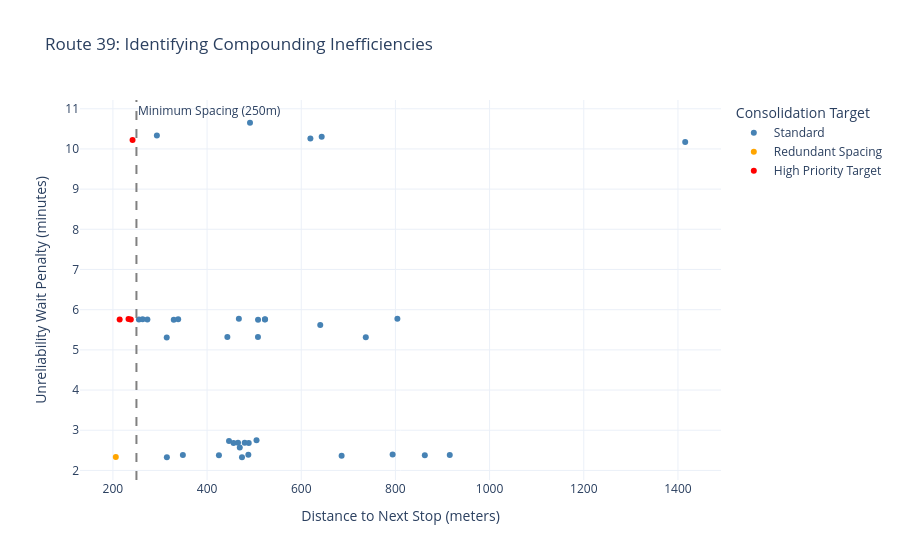

The cell this chart's notebook holds for it:
### Code cell
import os
import pandas as pd
import plotly.express as px

# 1. Configuration & Paths
GTFS_DIR = "D:/RASMITHA/000000-GT/fall_2026/Capstone/GTFS Data/google_transit-12-23-25"
ARCHIVE_PATH = "D:/RASMITHA/000000-GT/fall_2026/Capstone/GTFS Data/route39_delay_archive.csv"

# Load GTFS
stops = pd.read_csv(os.path.join(GTFS_DIR, "stops.txt"))
stop_times = pd.read_csv(os.path.join(GTFS_DIR, "stop_times.txt"))
trips = pd.read_csv(os.path.join(GTFS_DIR, "trips.txt"))
routes = pd.read_csv(os.path.join(GTFS_DIR, "routes.txt"))
delays = pd.read_csv(ARCHIVE_PATH)

stops['stop_id'] = stops['stop_id'].astype(str).str.strip()
delays['stop_id'] = delays['stop_id'].astype(str).str.strip()

# 2. Rebuild Wait-Time Penalties (from Step 5)
delays = delays[(delays['delay_seconds'] >= -1800) & (delays['delay_seconds'] <= 7200)].copy()

def parse_time(time_str):
    try:
        h, m, s = map(int, str(time_str).strip().split(":"))
        if h >= 24: h -= 24
        return pd.to_timedelta(f"{h:02d}:{m:02d}:{s:02d}")
    except:
        return pd.NaT

delays['start_td'] = delays['start_time'].apply(parse_time)
delays['service_date'] = pd.to_datetime(delays['timestamp_pulled']).dt.date

delays = delays.sort_values(by=['stop_id', 'service_date', 'start_td', 'timestamp_pulled'])
final_delays = delays.groupby(['stop_id', 'service_date', 'trip_id']).last().reset_index()
final_delays = final_delays.sort_values(by=['stop_id', 'service_date', 'start_td'])

final_delays['origin_gap'] = final_delays.groupby(['stop_id', 'service_date'])['start_td'].diff() / pd.Timedelta(minutes=1)
final_delays['delay_diff_mins'] = final_delays.groupby(['stop_id', 'service_date'])['delay_seconds'].diff() / 60.0
final_delays['actual_headway_mins'] = pd.to_numeric(final_delays['origin_gap'] + final_delays['delay_diff_mins'], errors='coerce')

valid_headways = final_delays[(final_delays['actual_headway_mins'] > 0) & (final_delays['actual_headway_mins'] < 120)]

stop_metrics = valid_headways.groupby('stop_id').agg(
    mean_headway=('actual_headway_mins', 'mean'),
    var_headway=('actual_headway_mins', 'var'),
    sample_size=('actual_headway_mins', 'count')
).reset_index()

stop_metrics = stop_metrics[stop_metrics['sample_size'] >= 5].copy()
stop_metrics['scheduled_wait'] = stop_metrics['mean_headway'] / 2.0
stop_metrics['actual_wait'] = stop_metrics['scheduled_wait'] * (1 + (stop_metrics['var_headway'] / (stop_metrics['mean_headway']**2)))
stop_metrics['wait_penalty_mins'] = stop_metrics['actual_wait'] - stop_metrics['scheduled_wait']

# 3. Calculate Route 39 Stop Spacing (from Step 3)
route_39 = routes[routes['route_short_name'] == '39'].iloc[0]
trips_39 = trips[(trips['route_id'] == route_39['route_id']) & (trips['service_id'] == 5) & (trips['direction_id'] == 0)]
rep_trip_id = trips_39['trip_id'].iloc[0]

st_39 = stop_times[stop_times['trip_id'] == rep_trip_id].sort_values('stop_sequence')
st_39['stop_id'] = st_39['stop_id'].astype(str).str.strip()

st_39['shape_dist_traveled'] = st_39['shape_dist_traveled'].fillna(0)
st_39['dist_meters'] = st_39['shape_dist_traveled'] * 1609.34
st_39['dist_to_next_meters'] = st_39['dist_meters'].diff().shift(-1)
spacing_metrics = st_39[['stop_id', 'stop_sequence', 'dist_to_next_meters']].dropna()

# 4. Master Synthesis Merge
master_profile = pd.merge(spacing_metrics, stop_metrics, on='stop_id', how='inner')
master_profile = pd.merge(master_profile, stops[['stop_id', 'stop_name', 'stop_lat', 'stop_lon']], on='stop_id', how='left')

# Classify Targets for Consolidation
def flag_consolidation(row):
    if row['dist_to_next_meters'] < 250 and row['wait_penalty_mins'] > 5.0:
        return 'High Priority Target'
    elif row['dist_to_next_meters'] < 250:
        return 'Redundant Spacing'
    else:
        return 'Standard'

master_profile['Consolidation Target'] = master_profile.apply(flag_consolidation, axis=1)

# Export for final reporting or QGIS/ArcGIS Pro overlays
master_profile.to_csv("Route39_Master_Health_Profile.csv", index=False)

# 5. Visualizing Compounding Friction
fig = px.scatter(
    master_profile,
    x="dist_to_next_meters",
    y="wait_penalty_mins",
    color="Consolidation Target",
    color_discrete_map={
        'High Priority Target': 'red',
        'Redundant Spacing': 'orange',
        'Standard': 'steelblue'
    },
    hover_name="stop_name",
    labels={
        "dist_to_next_meters": "Distance to Next Stop (meters)",
        "wait_penalty_mins": "Unreliability Wait Penalty (minutes)"
    },
    title="Route 39: Identifying Compounding Inefficiencies"
)

# Add standard transit spacing boundary (250m)
fig.add_vline(x=250, line_dash="dash", line_color="gray", annotation_text="Minimum Spacing (250m)")

fig.update_layout(template="plotly_white")
fig.show()

print(f"Exported {len(master_profile)} consolidated stop records to Route39_Master_Health_Profile.csv")

### Figure 1 — Plotly figure (JSON) as saved in the notebook; plotly's stock layout.template omitted (floating-point values rounded to 4 significant figures)
{"data": [{"hovertemplate": "<b>%{hovertext}</b><br><br>Consolidation Target=Standard<br>Distance to Next Stop (meters)=%{x}<br>Unreliability Wait Penalty (minutes)=%{y}<extra></extra>", "hovertext": ["BUFORD HWY NE @ OAKMONT AVE", "BUFORD HWY NE @ 5280", "BUFORD HWY NE @ 5200", "BUFORD HWY NE @ MCCLAVE DR", "BUFORD HWY NE @ CHAMBLEE DUNWOODY RD", "BUFORD HWY @ 5000", "BUFORD HWY @ CHAMBLEE TUCKER RD", "BUFORD HWY NE @ BEVERLY HILLS DR", "BUFORD HWY NE @ 4770", "BUFORD HWY @ WOODSIDE WAY", "BUFORD HWY NE @ 4416", "BUFORD HWY NE @ BRAGG ST", "BUFORD HWY NE @ PLASTER RD", "BUFORD HWY NE @ 4061", "BUFORD HWY NE @ DERING CIR", "BUFORD HWY NE @ CLAIRMONT RD NE", "BUFORD HWY NE @ 3814", "BUFORD HWY NE @ DREW VALLEY RD", "BUFORD HWY NE @ 3658", "BUFORD HWY NE @ 3610", "BUFORD HWY NE @ 3580", "BUFORD HWY NE @ AFTON LN NE", "BUFORD HWY NE @ KNOLL PL NE", "BUFORD HWY NE @ BRIARWOOD RD", "BUFORD HWY @ N CLIFF VALLEY WAY", "BUFORD HWY NE @ 3160", "BUFORD HWY NE @ CURTIS DR NE", "BUFORD HWY NE @ N DRUID HILLS RD", "BUFORD HWY NE @ 2858", "BUFORD HWY NE @ W DRUID HILLS DR", "BUFORD HWY NE @ 2750", "BUFORD HWY NE @ RIVERS EDGE DR NE", "BUFORD HWY NE @ LENOX RD", "BUFORD HWY NE @ LENOX POINTE", "SIDNEY MARCUS BLVD @ PINE TREE RD NE", "SIDNEY MARCUS BLVD @ 740"], "legendgroup": "Standard", "marker": {"color": "steelblue", "symbol": "circle"}, "mode": "markers", "name": "Standard", "orientation": "v", "showlegend": true, "type": "scatter", "x": [465.7, 479.9, 456.2, 488.4, 446.6, 505.0, 469.4, 794.0, 348.6, 915.4, 425.2, 862.4, 685.7, 314.6, 474.1, 487.6, 255.2, 522.9, 273.3, 263.1, 338.6, 508.2, 329.3, 523.0, 804.2, 467.5, 640.4, 491.2, 443.1, 314.3, 508.1, 737.1, 293.4, 643.4, 619.4, 1415.0], "xaxis": "x", "y": [2.689, 2.687, 2.684, 2.683, 2.732, 2.751, 2.57, 2.394, 2.384, 2.382, 2.378, 2.374, 2.362, 2.328, 2.328, 2.39, 5.756, 5.755, 5.758, 5.763, 5.759, 5.752, 5.75, 5.765, 5.774, 5.772, 5.621, 10.65, 5.319, 5.31, 5.319, 5.312, 10.34, 10.3, 10.26, 10.17], "yaxis": "y"}, {"hovertemplate": "<b>%{hovertext}</b><br><br>Consolidation Target=Redundant Spacing<br>Distance to Next Stop (meters)=%{x}<br>Unreliability Wait Penalty (minutes)=%{y}<extra></extra>", "hovertext": ["BUFORD HWY NE @ OAK SHADOW DR NE"], "legendgroup": "Redundant Spacing", "marker": {"color": "orange", "symbol": "circle"}, "mode": "markers", "name": "Redundant Spacing", "orientation": "v", "showlegend": true, "type": "scatter", "x": [206.2], "xaxis": "x", "y": [2.335], "yaxis": "y"}, {"hovertemplate": "<b>%{hovertext}</b><br><br>Consolidation Target=High Priority Target<br>Distance to Next Stop (meters)=%{x}<br>Unreliability Wait Penalty (minutes)=%{y}<extra></extra>", "hovertext": ["BUFORD HWY NE @ CLAIRMONT TER", "BUFORD HWY NE @ 3700", "BUFORD HWY NE @ 3072", "SIDNEY MARCUS BLVD @ ADINA DR"], "legendgroup": "High Priority Target", "marker": {"color": "red", "symbol": "circle"}, "mode": "markers", "name": "High Priority Target", "orientation": "v", "showlegend": true, "type": "scatter", "x": [238.0, 214.4, 233.2, 241.7], "xaxis": "x", "y": [5.759, 5.758, 5.77, 10.22], "yaxis": "y"}], "layout": {"annotations": [{"showarrow": false, "text": "Minimum Spacing (250m)", "x": 250, "xanchor": "left", "xref": "x", "y": 1, "yanchor": "top", "yref": "y domain"}], "legend": {"title": {"text": "Consolidation Target"}, "tracegroupgap": 0}, "shapes": [{"line": {"color": "gray", "dash": "dash"}, "type": "line", "x0": 250, "x1": 250, "xref": "x", "y0": 0, "y1": 1, "yref": "y domain"}], "title": {"text": "Route 39: Identifying Compounding Inefficiencies"}, "xaxis": {"anchor": "y", "domain": [0, 1], "title": {"text": "Distance to Next Stop (meters)"}}, "yaxis": {"anchor": "x", "domain": [0, 1], "title": {"text": "Unreliability Wait Penalty (minutes)"}}}}
